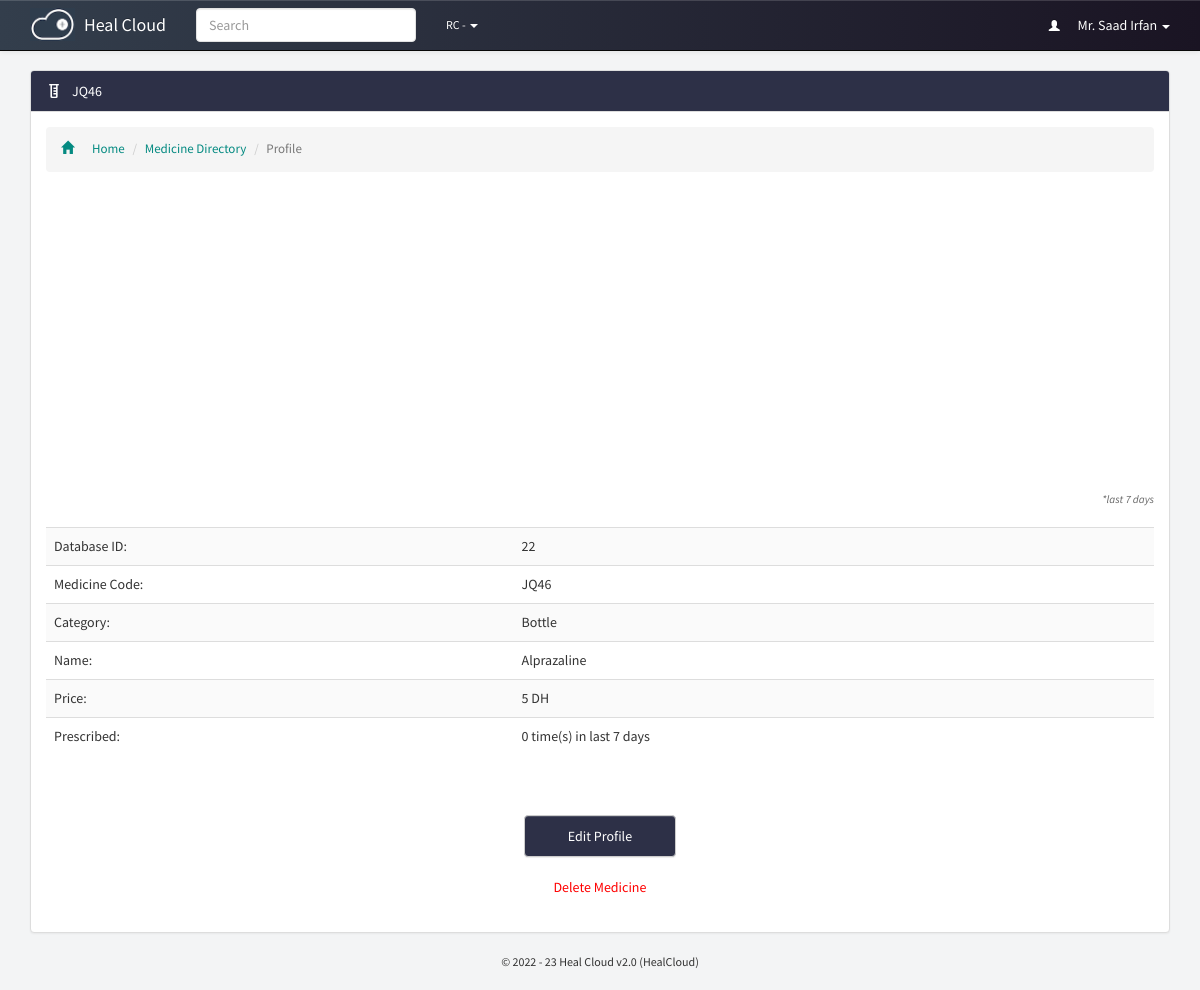
The page /medicines/profile.php?id=22 (signed in) on the database its author committed.
### tables this page shows
CREATE TABLE `p_medicine_dir` (
  `id` bigint(20) NOT NULL,
  `category` varchar(250) NOT NULL,
  `code` varchar(250) NOT NULL,
  `name` varchar(250) NOT NULL,
  `price` varchar(250) NOT NULL,
  `added_by` varchar(250) NOT NULL,
  `last_update` datetime NOT NULL
);

### includes/staff.php (called while the page is built, shortened)
<?php
function staff_info($query,$id = NULL){
	global $con;
	if(!isset($id)){
		$id = $_SESSION['id'];
	}
	$call=mysqli_fetch_object(mysqli_query($con, "select * from p_staff_dir where id='$id'"));
	return $call->$query;
}

### pre-includes/regular-functions.php (called while the page is built, shortened)
<?php
function get_global($query)
{
	global $con;
	$get_global = mysqli_fetch_object(mysqli_query($con, "select $query from p_global_permissions where id='1' "));
	return $get_global->$query;
}

### includes/libraries.php (called while the page is built, shortened)
<?php
	include "staff.php";
	include "medicine.php";
function sns_header($title){
	require_once "../theme/htmlhead.php";
	require_once "../theme/header.php";
}
function sns_footer(){
	require_once "../theme/footer.php";
}
function show_recent_hours(){
	if(get_global('recent_hours') > 48):
		$total_hours = get_global('recent_hours');
		$total_hours = 3600 * $total_hours;
		$dtF = new \DateTime('@0');
		$dtT = new \DateTime("@$total_hours");
		return $dtF->diff($dtT)->format('%a days');
	else:
		return get_global('recent_hours').' hours';
	endif;
}
?>

### includes/medicine.php (called while the page is built, shortened)
<?php
function prescribe_count($code, $hours){
	global $con;
	$getting_match=mysqli_query($con, "select * from p_med_record where medicine='$code' and last_update > NOW() - INTERVAL $hours HOUR");
	return mysqli_num_rows($getting_match);
}

### medicines/profile.php (the view, shortened to what this page needs)
<?php
  require_once "../includes/initiate.php";
	if(isset($_GET['id'])){$id=$_GET['id'];}
  $medicine=mysqli_fetch_object(mysqli_query($con, "select * from p_medicine_dir where id='$id' "));
?>
<div id="medicine-profile" class="container page">
<div class="panel panel-default">
  <div class="panel-heading theme-medicines"><span class="inlineicon medicine-mini"><?php echo $medicine->code;?></span></div>
<div class="panel-body">
<ol class="breadcrumb link-medicines">
  <li><a href="../dashboard"><i class="glyphicon glyphicon-home"></i>Home</a></li>
  <li><a href="../medicines/">Medicine Directory</a></li>
  <li class="active">Profile</li>
</ol>
    <div id="curve_chart" style="width: 100%; height: 300px;" class="center-chart"></div>
    <div class="chart-note">*last <?php echo show_recent_hours();?></div>
    <br>
<table class="table table-striped"><tbody>
    <tr><td>Database ID:</td><td><?php echo $medicine->id;?></td></tr>
    <tr><td>Medicine Code:</td><td><?php echo $medicine->code;?></td></tr>
    <tr><td>Category:</td><td><?php echo $medicine->category;?></td></tr>
    <tr><td>Name:</td><td><?php echo $medicine->name;?></td></tr>
    <tr><td>Price:</td><td><?php echo $medicine->price.' '.get_global('currency');?></td></tr>
    <tr><td>Prescribed:</td><td><?php echo prescribe_count($medicine->code,get_global('recent_hours'));?> time(s) in last <?php echo show_recent_hours();?></td></tr>
</tbody></table><br>
	<div class="edit-button"><a class="btn btn-default formbutton theme-medicines" href="edit.php?id=<?php echo $medicine->id;?>&delete=1">Edit Profile</a></div>
  <div id="page-clear" align="center"><div id="deleteButton"><a  class="delete-me" href="?id=<?php echo $medicine->id;?>&delete=1">Delete Medicine</a></div></div>
</div>
</div>
</div>

### theme/css/main.css (style rules this page uses)
body, html { background: #f3f4f5; font-family: "Source Sans Pro", sans-serif; }
#page-clear { margin-bottom: 20px; }
.page.container { margin-top: 70px; }
.panel-body:before { -webkit-clip-path: polygon(0 0, 100% 0, 100% 56%, 0 42%); clip-path: polygon(0 0, 100% 0, 100% 56%, 0 42%); background-color: #e2e8ec !important; }
.theme-medicines { background: #2d3047 !important; color: #fff !important; }
.link-medicines a { color: #048a81 !important; }
.breadcrumb i { padding-right: 18px; }
.table-striped td { line-height: 21px !important; }
.btn-default.theme-portal, .btn-default.theme-patients, .btn-default.theme-staff, .btn-default.theme-branches, .btn-default.theme-medicines, .btn-default.norm { text-transform: capitalize; padding: 10px 35px; text-shadow: none; display: block; width: 152px !important; text-align: center; }
.panel-body li { list-style: none; padding: 5px 0; font-size: 13px; color: #333; }
.panel-default>.panel-heading { background-image: none; }
.table-striped>tbody>tr:nth-child(odd), .table-striped>tbody>tr:nth-child(odd)>td, .table-striped>tbody>tr:nth-child(odd)>th { background: #fafafa !important; }
.medicine-mini { background: url(../icons/medicine-mini.png) no-repeat 3px 2px; padding-left: 26px; background-size: 10px auto; }
.center-chart { margin: 0 auto !important; width: 100%; font-family: "Source Sans Pro", sans-serif !important; }
.chart-note { text-align: right; font-size: 11px; color: #666; font-style: italic; }
.edit-button, .btn.btn-default.formbutton { margin: 20px auto !important; text-align: center !important; }
.delete-me { color: red; margin: 20px 0; padding: 10px 30px; border-radius: 4px; width: 152px !important; }

### rows shown on the page
p_medicine_dir: code "JQ46", id "22", category "Bottle", name "Alprazaline", price "5"

### other values the page prints
get_global('portal_name') "Heal Cloud"
get_global('guardian_short_name') "RC"
staff_info("full_name") "Mr. Saad Irfan"
show_recent_hours() "7 days"
get_global('currency') "DH"
prescribe_count($medicine->code,get_global('recent_hours')) "0"
get_global('version') "2.0"
